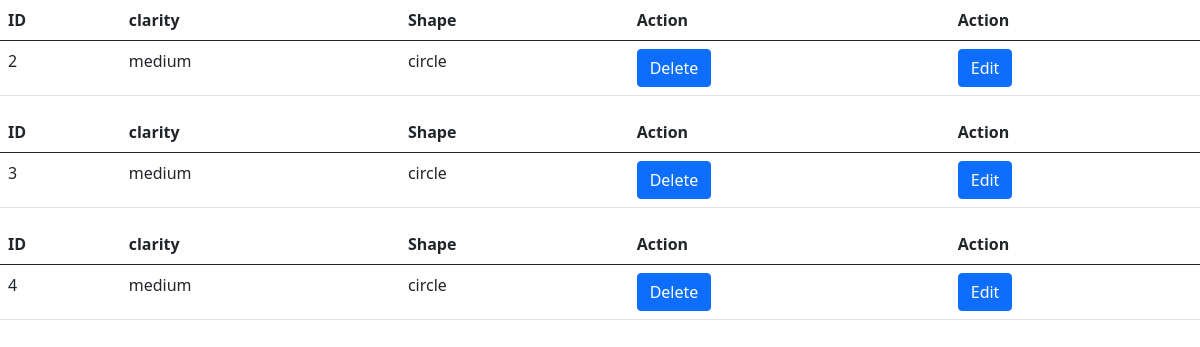
The page /showd on the database its author committed.
### firstapp/models.py (models this page shows, shortened)
class POD(models.Model):
    date = models.DateField(auto_now_add=True)
    company_name = models.ForeignKey('CompanyInfo', on_delete=PROTECT)
    location = models.ForeignKey('loc', on_delete=models.PROTECT, null=True)
    shape = models.ForeignKey('shape_d', on_delete=models.PROTECT, null=True)
    clarity = models.ForeignKey('clarity', on_delete=models.PROTECT)
    color_origin1 = models.ForeignKey('color_origin', on_delete=models.PROTECT)
    white_color_grade1 = models.ForeignKey(
        'white_color_grade', on_delete=models.PROTECT)
    fancy_color_intensity1 = models.ForeignKey(
        'fancy_color_intensity', on_delete=models.PROTECT)
    fancycolor_grade = models.ForeignKey(
        'fancycolor_grade', on_delete=models.PROTECT)
    cut = models.ForeignKey('cut', on_delete=models.PROTECT)
    polish = models.ForeignKey('polish', on_delete=models.PROTECT)
    symmetry = models.ForeignKey('symmetry', on_delete=models.PROTECT)
    measurements = models.IntegerField()
    depth = models.IntegerField()
    table_perc = models.IntegerField()
    fluorescence_intensity = models.ForeignKey(
        'fluorescence_intensity', on_delete=models.PROTECT)
    fluorescence_color = models.ForeignKey(
        'fluorescence_color', on_delete=models.PROTECT)
    certificate_no_d = models.CharField(max_length=30)
    certificate_d = models.ForeignKey(
        'certificate_d', on_delete=models.PROTECT)
    laser_inscription = models.BooleanField()
    PCS_d = models.IntegerField()
    weight_d = models.FloatField()
    price = models.FloatField()
    units = models.IntegerField()
    amount_d = models.DecimalField(decimal_places=2, max_digits=9)
    DIS_Amount = models.DecimalField(
        decimal_places=2, max_digits=9, blank=True, null=True)
    DIS_d = models.PositiveSmallIntegerField(blank=True, null=True)
    total_val_d = models.DecimalField(
        decimal_places=2, max_digits=9, blank=True)
    purchaseapvd= models.BooleanField(default=False)
    currency = models.ForeignKey('currencies', on_delete=models.PROTECT)
    tag_price_d = models.FloatField()
    rate_d = models.FloatField()

class clarity(models.Model):
    clarity = models.CharField(max_length=30)
    def __str__(self):
        return self.clarity

class shape_d(models.Model):
    shape = models.CharField(max_length=30)
    def __str__(self):
        return self.shape

### firstapp/views.py (the view)
# urls.py: path('showd', views.showdiamond, name="showdiamond"),
def showdiamond(request):
    diamondobj = POD.objects.all()
    context = {
        "showdia": diamondobj,
    }
    return render(request, "showd.html", context=context)

### firstapp/templates/showd.html (shortened to what this page needs)
<!DOCTYPE html>
<html lang="en">
<head>
  <link href="https://cdn.jsdelivr.net/npm/bootstrap@5.0.2/dist/css/bootstrap.min.css" rel="stylesheet"
>
</head>
<body>
  {% for obj in showdia %}
  <table class="table">
    <thead class="thead-dark">
      <tr>
        <th scope="col">ID</th>
        <th scope="col">clarity</th>
        <th scope="col">Shape</th>
        <th scope="col">Action</th>
        <th scope="col">Action</th>
      </tr>
    </thead>
    <tbody>
      <tr class="something">
        <td>{{obj.id}}</td>
        <td>{{obj.clarity}}</td>
        <td>{{obj.shape}}</td>
        <td><a class="btn btn-primary" href="{% url 'deleteid_d' idno=obj.id %}" >Delete</a></td>
        <td><a class="btn btn-primary" href="{% url 'update_d' dk=obj.id %}">Edit</a></td>
      </tr>
      </tbody>
  </table>
  {%endfor%}
</body>
</html>

### rows shown on the page
POD: id "2", clarity "medium", shape "circle"
POD: id "3", clarity "medium", shape "circle"
POD: id "4", clarity "medium", shape "circle"
